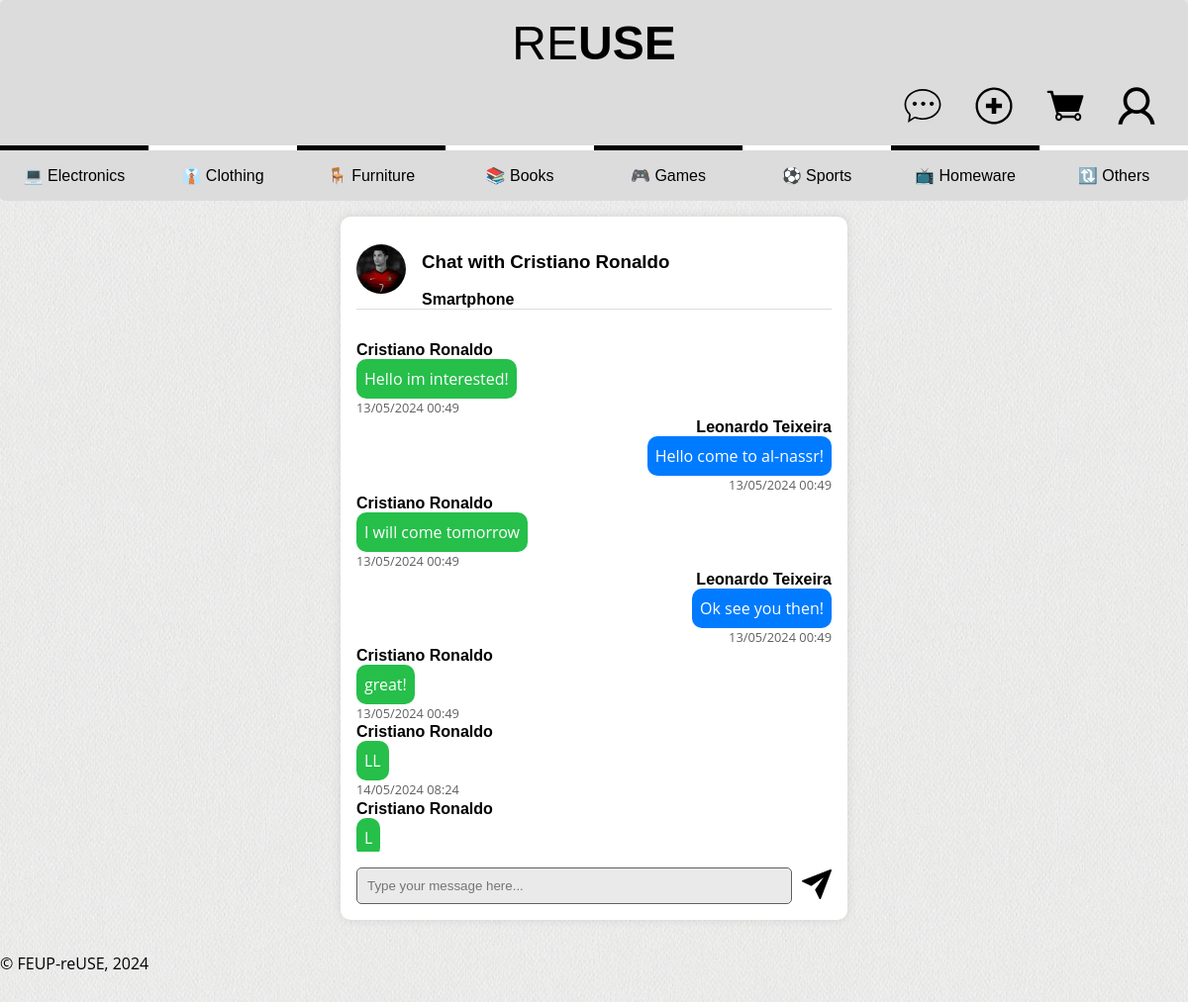
The page /pages/chat_messages.php?otherUserId=2&itemId=1 (signed in) on the database as committed earlier.
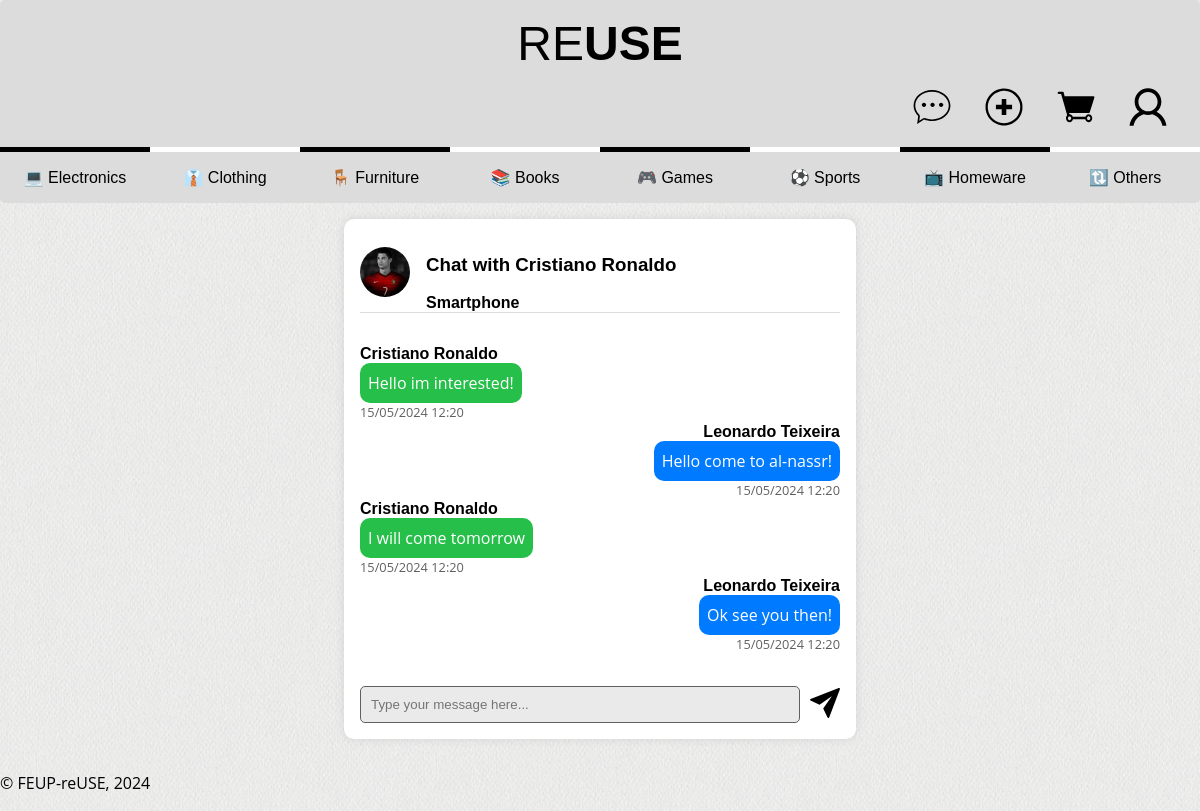
The same page on the database as committed later.
### tables this page shows
CREATE TABLE Categories (
    idCategory INTEGER PRIMARY KEY,
    categoryName TEXT UNIQUE NOT NULL
);

CREATE TABLE Users (
    idUser INTEGER PRIMARY KEY,
    name TEXT NOT NULL,
    username TEXT UNIQUE NOT NULL,
    password TEXT NOT NULL,
    email TEXT UNIQUE NOT NULL,
    isAdmin BOOLEAN NOT NULL DEFAULT 0
);

CREATE TABLE Images (
    idImage INTEGER PRIMARY KEY AUTOINCREMENT,
    imagePath TEXT NOT NULL
);

CREATE TABLE Items (
    idItem INTEGER PRIMARY KEY AUTOINCREMENT,
    idSeller INTEGER NOT NULL,
    name TEXT NOT NULL,
    introduction TEXT,
    description TEXT,
    idCategory INTEGER,
    brand TEXT,
    model TEXT,
    idSize INTEGER,
    idCondition INTEGER,
    price REAL NOT NULL,
    active BOOLEAN NOT NULL DEFAULT TRUE,
    featured BOOLEAN NOT NULL DEFAULT FALSE,
    FOREIGN KEY (idSeller) REFERENCES Users(idUser),
    FOREIGN KEY (idCategory) REFERENCES Categories(idCategory),
    FOREIGN KEY (idSize) REFERENCES Sizes(idSize),
    FOREIGN KEY (idCondition) REFERENCES Conditions(idCondition)
);

CREATE TABLE Chats (
    idChat INTEGER PRIMARY KEY,
    idSender INTEGER NOT NULL,
    idRecipient INTEGER NOT NULL,
    message TEXT NOT NULL,
    timestamp TIMESTAMP DEFAULT CURRENT_TIMESTAMP,
    idItem INTEGER NOT NULL,
    FOREIGN KEY (idSender) REFERENCES Users(idUser),
    FOREIGN KEY (idRecipient) REFERENCES Users(idUser),
    FOREIGN KEY (idItem) REFERENCES Items(idItem)
);

### pages/chat_messages.php (called while the page is built, shortened)
<?php
require_once(__DIR__ . '/../utils/session.php');
$session = new Session();
require_once(__DIR__ . '/../database/connection.db.php');
require_once(__DIR__ . '/../database/category.class.php');
require_once(__DIR__ . '/../database/item.class.php');
require_once(__DIR__ . '/../database/users.class.php');
require_once(__DIR__ . '/../database/chats.class.php');
require_once(__DIR__ . '/../templates/common.tpl.php');
require_once(__DIR__ . '/../templates/chat.tpl.php');
$db = getDatabaseConnection();
$categories = Category::getCategories($db);
$userId = $session->getId();
$otherUserId = $_GET['otherUserId'];
$itemId = $_GET['itemId'];
$chats = Chat::getChatByUserAndItem($db, (int)$userId, (int)$otherUserId, (int)$itemId);
drawHeader($session, ['chat']);
drawCategories($categories);
drawChatMessages($db, $chats, $userId, $otherUserId, $itemId);
drawFooter();
?>

### utils/session.php (called while the page is built, shortened)
<?php
  class Session {
    public function isLoggedIn() : bool {
      return isset($_SESSION['id']);
    }
    public function getId() : ?int {
      return isset($_SESSION['id']) ? $_SESSION['id'] : null;
    }
  }
?>

### database/category.class.php (called while the page is built, shortened)
<?php
class Category {
    public function __construct(int $idCategory, string $categoryName) {
        $this->idCategory = $idCategory;
        $this->categoryName = $categoryName;
    }
    static function getCategories(PDO $db): array {
        try {
            $stmt = $db->prepare('SELECT * FROM Categories');
            $stmt->execute();
            $categories = array();
            while ($category = $stmt->fetch()) {
                $categories[] = new Category(
                    $category['idCategory'],
                    $category['categoryName']
                );
            }
            return $categories;
        } catch (PDOException $e) {
            echo "Error fetching categories: " . $e->getMessage();
            return array();
        }
    }
}
?>

### database/users.class.php (called while the page is built, shortened)
<?php
class User {
    public int $idUser;
    public function __construct(int $idUser, string $name, string $username, string $password, string $email, bool $isAdmin) {
        $this->idUser = $idUser;
        $this->name = $name;
    }
    public static function getUserById(PDO $db, int $idUser): ?User {
        $stmt = $db->prepare('SELECT * FROM Users WHERE idUser = ?');
        $stmt->execute([$idUser]);
        $user = $stmt->fetch();
        return new User($user['idUser'], $user['name'], $user['username'], $user['password'], $user['email'], (bool) $user['isAdmin']);
    }
    public function getProfileImage(PDO $db): ?string {
        $stmt = $db->prepare('SELECT imagePath FROM UserImage JOIN Images ON UserImage.idImage = Images.idImage WHERE idUser = ?');
        $stmt->execute(array($this->idUser));
        $imagePath = $stmt->fetch();
        if ($imagePath)
            $imagePath = $imagePath['imagePath'];
        return $imagePath ? $imagePath : null;
    }
}
?>

### database/item.class.php (called while the page is built, shortened)
<?php
require_once 'connection.db.php';
require_once 'category.class.php';
require_once 'users.class.php';
class Item {
    public function __construct(int $idItem, int $idSeller, string $name, ?string $introduction, ?string $description, int $idCategory, ?string $brand, ?string $model, int $idSize, int $idCondition, float $price, bool $active, bool $featured) {
        $this->name = $name;
    }
    public static function getItemById(PDO $db ,int $idItem): ?Item {
        $stmt = $db->prepare('SELECT * FROM Items WHERE idItem = ?');
        $stmt->execute(array($idItem));
        $item = $stmt->fetch();
        return new Item(
            $item['idItem'],
            $item['idSeller'],
            $item['name'],
            $item['introduction'],
            $item['description'],
            (int) $item['idCategory'],
            $item['brand'],
            $item['model'],
            (int) $item['idSize'],
            (int) $item['idCondition'],
            $item['price'],
            (bool) $item['active'],
            (bool) $item['featured']
        );
    }
}
?>

### database/chats.class.php (called while the page is built, shortened)
<?php
require_once 'users.class.php';
class Chat {
    public static function getChatByUserAndItem($db, $userId, $otherUserId, $itemId) {
        $query = "SELECT * FROM Chats WHERE ((idSender = ? AND idRecipient = ?) OR (idSender = ? AND idRecipient = ?)) AND idItem = ?";
        $stmt = $db->prepare($query);
        $stmt->execute(array($userId, $otherUserId, $otherUserId, $userId, $itemId));
        return $stmt->fetchAll();
    }
}
?>

### templates/chat.tpl.php (the view, shortened to what this page needs)
<?php
  require_once(__DIR__ . '/../database/item.class.php');
    require_once(__DIR__ . '/../database/users.class.php');
?>
<?php function drawChatMessages($db, $chats, $userId, $otherUserId, $itemId) { ?>
    <section class="chat">
        <header>
            <?php
                $otherUser = User::getUserById($db, (int)$otherUserId);
                $otherUserImage = $otherUser->getProfileImage($db);
                $item = Item::getItemById($db, (int)$itemId);
                if ($otherUserImage) {
                    echo "<a href='../pages/user-profile.php?idUser={$otherUserId}'><img src='{$otherUserImage}' alt='User Image'></a>";
                }
                else {
                    echo "<a href='../pages/user-profile.php?idUser={$otherUserId}'><img src='../docs/images/default_profile_picture.png' alt='User Image'></a>";
                }
            ?>
            <div>
                <h3>Chat with <?=User::getUserById($db,(int) $otherUserId)->name?></h3>
                <h4><?=$item->name?></h4>
            </div>
        </header>
            <div class="messages-container">
            <?php foreach ($chats as $chat) { ?>
                <div class="message_<?php echo $chat['idSender'] === $userId ? 'outgoing' : 'incoming'; ?>">
                    <h4><?= htmlentities(User::getUserById($db, $chat['idSender'])->name) ?></h4>
                    <p class="message_content"><?= htmlentities($chat['message']) ?></p>
                    <p class="hint"><?= htmlentities(date('d/m/Y H:i', strtotime($chat['timestamp']))) ?></p>
                </div>
            <?php } ?>
           </div>
            <form action="../actions/action_send_message.php" method="post" class="message-form">
                <div class="message-input">
                    <input type="text" name="message" placeholder="Type your message here..." required>
                    <button type="submit"><img src="../docs/images/icon_send.svg" alt="Send"></button>
                </div>
            </form>
    </section>
<?php } ?>

### templates/common.tpl.php (shortened to what this page needs)
<?php function drawHeader($session, $jsPages = array("script")) { ?>
  <!DOCTYPE html>
  <html lang="en">
    <head>
      <link rel="stylesheet" href="../css/style.css">
      <link rel="stylesheet" href="../css/layout.css">
      <link rel="stylesheet" href="../css/responsive.css">
    </head>
    <body>
      <header>
        <h1>
            <a href="../pages/index.php">RE<strong>USE</strong></a>
        </h1>
        <?php
          if ($session->isLoggedIn()) {
        ?>
            <div id="user-icons">
              <a href="../pages/chats.php"><img src="../docs/images/icon_chat.svg" alt="Chats"></a>
              <a href="../pages/add_publication.php"><img src="../docs/images/icon_add.svg" alt="Add Publication"></a>
              <a href="../pages/cart.php" id="cart-icon"><img src="../docs/images/icon_cart.svg" alt="Cart"></a>
              <a href="../pages/user-profile.php?idUser=<?=$_SESSION['id']?>"><img src="../docs/images/icon_profile.svg" alt="Profile"></a>
            </div>
        <?php
          }
        ?>
      </header>
<?php } ?>
<?php function drawCategories($categories) { ?>
    <nav id="menu">
        <ul>
            <?php foreach ($categories as $category) { ?>
                <li><a href="../pages/index.php?category=<?= $category->idCategory ?>"><?= htmlspecialchars_decode(htmlentities($category->categoryName)) ?></a></li>
            <?php } ?>
        </ul>
    </nav>
<?php } ?>
<?php function drawFooter() { ?>
    <footer>
        <p>&copy; FEUP-reUSE, 2024</p>
    </footer>
  </body>
</html>
<?php } ?>

### css/style.css (style rules this page uses)
:root { --lightgrey: #dcdcdc; --lightergrey: #eaeaea; --grey: #606060; --blue: #007bff; --darkblue: #0056b3; --black: #000000; --white: #ffffff; --red: #d11b2e; --green: #26bf4a; --yellow: #f59918; }
a { text-decoration: none; color: var(--black); transition: 0.3s ease; }
body > header { background-color: var(--lightgrey); border-radius: 5px 5px 0 0; }
body > header h1 { font-size: 3em; font-weight: 100; color: var(--black); margin: 0; }
body > header strong { font-weight: 900; }
body > header h1 a { text-decoration: none; color: var(--black); }
#user-icons { margin-top: 1em; }
#user-icons a { padding: 0 1em; }
#user-icons img { width: 40px; height: 40px; }
#menu { background-color: var(--lightgrey); border-radius: 0 0 5px 5px; }
#menu ul { margin: 0; padding: 0; }
#menu li { list-style-type: none; text-align: center; padding: 1em 0; }
#menu a { padding: 1em; }
#menu li:nth-child(odd) { border-top: 5px solid var(--black); }
#menu li:nth-child(even) { border-top: 5px solid var(--white); }
button { background-color: var(--blue); color: var(--white); border: none; padding: 0.5em 1em; border-radius: 5px; transition: 0.3s; }
input, select { padding: 0.5em; border: 1px solid var(--grey); border-radius: 5px; }
.hint { font-size: 0.8em; color: var(--grey); }
.chats, .chat { background-color: var(--white); box-shadow: 0 0 10px rgba(0, 0, 0, 0.1); border-radius: 10px; width: 30em; }
.chats article img, .chat img { width: 50px; height: 50px; border-radius: 50%; }
.chat h4 { margin: 0; }
.chat header { width: 100%; border-bottom: 1px solid var(--lightgrey); margin-bottom: 1em; }
.chat .message_incoming p.message_content { margin: 0; padding: 0.5em; border-radius: 10px; background-color: var(--green); color: var(--white); }
.chat .message_outgoing p.message_content { margin: 0; padding: 0.5em; border-radius: 10px; background-color: var(--blue); color: var(--white); }
.chat .hint { margin: 0; }
.message-form { width: 100%; }
.message-input { margin-top: 1em; }
.message-input input[type="text"] { flex: 1; padding: 10px; border: 1px solid var(--grey); border-radius: 5px; margin-right: 10px; background-color: var(--lightergrey); }
.message-input button { background: none; border: none; cursor: pointer; padding: 0; margin: 0; }
.message-input img { border-radius: 0; width: 30px; height: 30px; }
.message_incoming, .message_outgoing { max-width: 50%; word-wrap: break-word; }
.messages-container { max-height: 500px; padding: 1em; overflow-y: auto; scrollbar-width: thin; }
body { font-family: "Poppins", sans-serif; }
p { font-family: "Open Sans", sans-serif; line-height: 1.5em; }

### css/layout.css (style rules this page uses)
body { margin: 0 auto; background-image: url("../docs/images/website_background.png"); width: 80em; display: grid; grid-template-columns: 1fr 4fr; grid-template-rows: auto; grid-template-areas: "header header" "menu menu" "signup signup" "details details" "aside items" "footer footer"; }
body > header { grid-area: header; }
#menu { grid-area: menu; }
body > footer { grid-area: footer; }
body > header { display: flex; flex-direction: column; padding: 1em; }
body > header h1 { display: flex; justify-content: center; }
#signup, #user-icons { display: flex; justify-content: flex-end; flex-wrap: wrap; }
#menu ul { display: flex; flex-direction: row; flex-wrap: wrap; }
#menu li { display: block; flex: 1; }
form { display: flex; flex-direction: column; }
.chats, .chat { margin: 1em auto; padding: 1em; grid-area: details; display: flex; flex-direction: column; align-items: center; }
.messages-container { width: 100%; grid-area: details; display: flex; flex-direction: column; align-items: center; }
.chats article, .chat header { display: flex; align-items: center; justify-content: flex-start; gap: 1em; }
.chat .message_incoming { display: flex; flex-direction: column; align-items: flex-start; }
.chat .message_outgoing { display: flex; flex-direction: column; align-items: flex-end; }
.message_incoming { align-self: flex-start; }
.message_outgoing { align-self: flex-end; }
.message-form { display: flex; flex-direction: column; }
.message-input { display: flex; align-items: center; }

### css/responsive.css (style rules this page uses)
@media (max-width: 80em) { body { width: 100%; } }

Rows that differ between the two databases and show on the page:
removed chats: idSender.isAdmin "Cristiano Ronaldo", message "great!", timestamp "13/05/2024 00:49"
removed chats: idSender.isAdmin "Cristiano Ronaldo", message "LL", timestamp "14/05/2024 08:24"
removed chats: idSender.isAdmin "Cristiano Ronaldo", message "L"
changed chats "Hello im interested!": timestamp "13/05/2024 00:49" → "15/05/2024 12:20"
changed chats "Hello come to al-nassr!": timestamp "13/05/2024 00:49" → "15/05/2024 12:20"
changed chats "I will come tomorrow": timestamp "13/05/2024 00:49" → "15/05/2024 12:20"
changed chats "Ok see you then!": timestamp "13/05/2024 00:49" → "15/05/2024 12:20"
